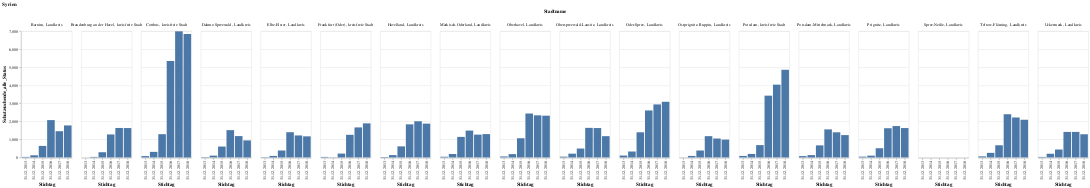

Notebook code for this chart:
### Code cell
syrien=onlybb_be[onlybb_be["Herkunft"]=="Syrien"]
alt.Chart(syrien[syrien["Stadtname"]!="Berlin, kreisfreie Stadt"]).mark_bar().encode(
x=alt.X("Stichtag:N"),
y=alt.Y("Schutzsuchende_alle_Status")
).facet(column="Stadtname:N",title="Syrien")
